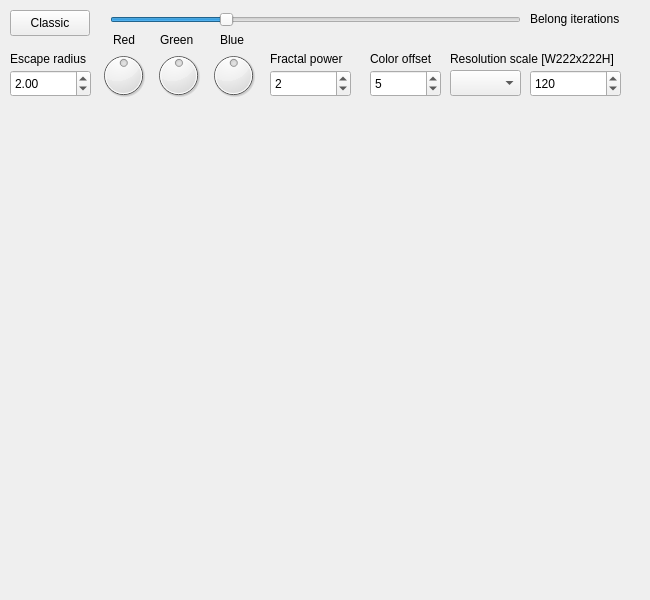
<?xml version="1.0" encoding="UTF-8"?>
<ui version="4.0">
 <class>MainWindow</class>
 <widget class="QMainWindow" name="MainWindow">
  <property name="geometry">
   <rect>
    <x>0</x>
    <y>0</y>
    <width>650</width>
    <height>600</height>
   </rect>
  </property>
  <property name="windowTitle">
   <string>MainWindow</string>
  </property>
  <widget class="QWidget" name="centralwidget">
   <widget class="QLabel" name="labelImage">
    <property name="geometry">
     <rect>
      <x>0</x>
      <y>100</y>
      <width>651</width>
      <height>481</height>
     </rect>
    </property>
    <property name="mouseTracking">
     <bool>true</bool>
    </property>
    <property name="tabletTracking">
     <bool>true</bool>
    </property>
    <property name="focusPolicy">
     <enum>Qt::StrongFocus</enum>
    </property>
    <property name="text">
     <string/>
    </property>
   </widget>
   <widget class="QPushButton" name="buttonType">
    <property name="geometry">
     <rect>
      <x>10</x>
      <y>10</y>
      <width>80</width>
      <height>26</height>
     </rect>
    </property>
    <property name="text">
     <string>Classic</string>
    </property>
   </widget>
   <widget class="QDoubleSpinBox" name="spinBoxEscapeR">
    <property name="geometry">
     <rect>
      <x>10</x>
      <y>70</y>
      <width>81</width>
      <height>27</height>
     </rect>
    </property>
    <property name="value">
     <double>2.000000000000000</double>
    </property>
   </widget>
   <widget class="QLabel" name="label_1">
    <property name="geometry">
     <rect>
      <x>10</x>
      <y>50</y>
      <width>91</width>
      <height>18</height>
     </rect>
    </property>
    <property name="text">
     <string>Escape radius</string>
    </property>
   </widget>
   <widget class="QSpinBox" name="spinBoxPower">
    <property name="geometry">
     <rect>
      <x>270</x>
      <y>70</y>
      <width>81</width>
      <height>27</height>
     </rect>
    </property>
    <property name="minimum">
     <number>1</number>
    </property>
    <property name="value">
     <number>2</number>
    </property>
   </widget>
   <widget class="QLabel" name="label_2">
    <property name="geometry">
     <rect>
      <x>270</x>
      <y>50</y>
      <width>91</width>
      <height>18</height>
     </rect>
    </property>
    <property name="text">
     <string>Fractal power</string>
    </property>
   </widget>
   <widget class="QDial" name="dialR">
    <property name="geometry">
     <rect>
      <x>93</x>
      <y>50</y>
      <width>61</width>
      <height>51</height>
     </rect>
    </property>
    <property name="minimum">
     <number>-10000</number>
    </property>
    <property name="maximum">
     <number>10000</number>
    </property>
    <property name="value">
     <number>90</number>
    </property>
    <property name="orientation">
     <enum>Qt::Horizontal</enum>
    </property>
   </widget>
   <widget class="QLabel" name="label_3">
    <property name="geometry">
     <rect>
      <x>113</x>
      <y>30</y>
      <width>31</width>
      <height>20</height>
     </rect>
    </property>
    <property name="text">
     <string>Red</string>
    </property>
   </widget>
   <widget class="QDial" name="dialG">
    <property name="geometry">
     <rect>
      <x>153</x>
      <y>50</y>
      <width>51</width>
      <height>51</height>
     </rect>
    </property>
    <property name="minimum">
     <number>-10000</number>
    </property>
    <property name="maximum">
     <number>10000</number>
    </property>
    <property name="value">
     <number>150</number>
    </property>
   </widget>
   <widget class="QDial" name="dialB">
    <property name="geometry">
     <rect>
      <x>203</x>
      <y>50</y>
      <width>61</width>
      <height>51</height>
     </rect>
    </property>
    <property name="minimum">
     <number>-10000</number>
    </property>
    <property name="maximum">
     <number>10000</number>
    </property>
    <property name="value">
     <number>85</number>
    </property>
   </widget>
   <widget class="QLabel" name="label_4">
    <property name="geometry">
     <rect>
      <x>160</x>
      <y>30</y>
      <width>51</width>
      <height>20</height>
     </rect>
    </property>
    <property name="text">
     <string>Green</string>
    </property>
   </widget>
   <widget class="QLabel" name="label_5">
    <property name="geometry">
     <rect>
      <x>220</x>
      <y>30</y>
      <width>51</width>
      <height>20</height>
     </rect>
    </property>
    <property name="text">
     <string>Blue</string>
    </property>
   </widget>
   <widget class="QSpinBox" name="spinBoxColor">
    <property name="geometry">
     <rect>
      <x>370</x>
      <y>70</y>
      <width>71</width>
      <height>27</height>
     </rect>
    </property>
    <property name="maximum">
     <number>1000</number>
    </property>
    <property name="value">
     <number>5</number>
    </property>
   </widget>
   <widget class="QLabel" name="label_6">
    <property name="geometry">
     <rect>
      <x>370</x>
      <y>50</y>
      <width>81</width>
      <height>18</height>
     </rect>
    </property>
    <property name="text">
     <string>Color offset</string>
    </property>
   </widget>
   <widget class="QSlider" name="horizontalSliderIterations">
    <property name="geometry">
     <rect>
      <x>110</x>
      <y>10</y>
      <width>411</width>
      <height>20</height>
     </rect>
    </property>
    <property name="minimum">
     <number>1</number>
    </property>
    <property name="maximum">
     <number>2000</number>
    </property>
    <property name="value">
     <number>550</number>
    </property>
    <property name="orientation">
     <enum>Qt::Horizontal</enum>
    </property>
   </widget>
   <widget class="QComboBox" name="comboBoxResolution">
    <property name="geometry">
     <rect>
      <x>450</x>
      <y>70</y>
      <width>71</width>
      <height>26</height>
     </rect>
    </property>
   </widget>
   <widget class="QSpinBox" name="spinBoxResolution">
    <property name="geometry">
     <rect>
      <x>530</x>
      <y>70</y>
      <width>91</width>
      <height>27</height>
     </rect>
    </property>
    <property name="minimum">
     <number>1</number>
    </property>
    <property name="maximum">
     <number>1000</number>
    </property>
    <property name="value">
     <number>120</number>
    </property>
   </widget>
   <widget class="QLabel" name="labelResolution">
    <property name="geometry">
     <rect>
      <x>450</x>
      <y>50</y>
      <width>201</width>
      <height>18</height>
     </rect>
    </property>
    <property name="text">
     <string>Resolution scale [W222x222H]</string>
    </property>
   </widget>
   <widget class="QLabel" name="label">
    <property name="geometry">
     <rect>
      <x>530</x>
      <y>10</y>
      <width>111</width>
      <height>18</height>
     </rect>
    </property>
    <property name="text">
     <string>Belong iterations</string>
    </property>
   </widget>
  </widget>
 </widget>
 <resources/>
 <connections/>
</ui>
